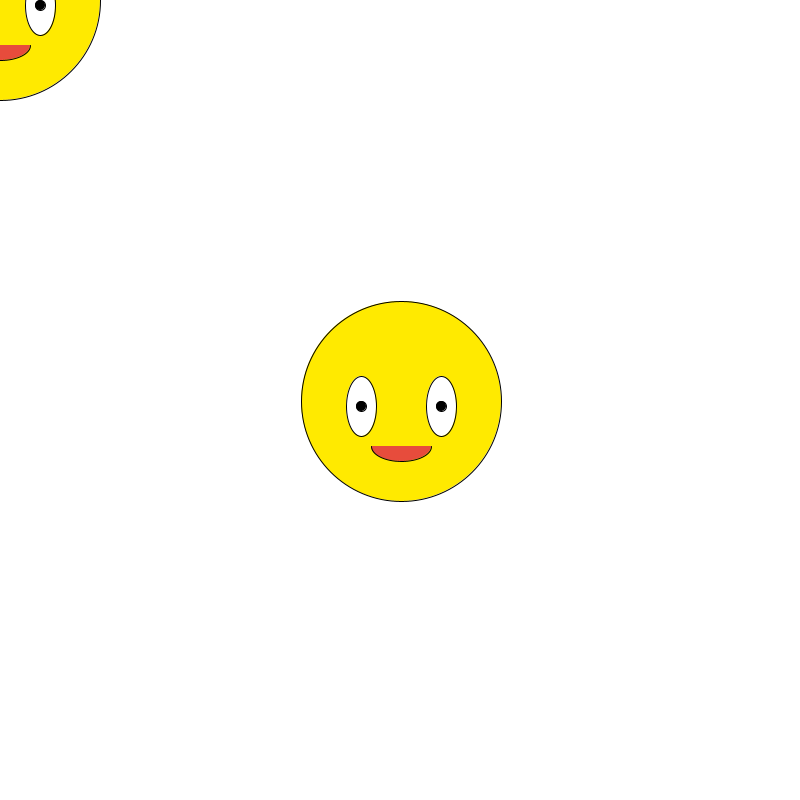
Frame 1 (no input)
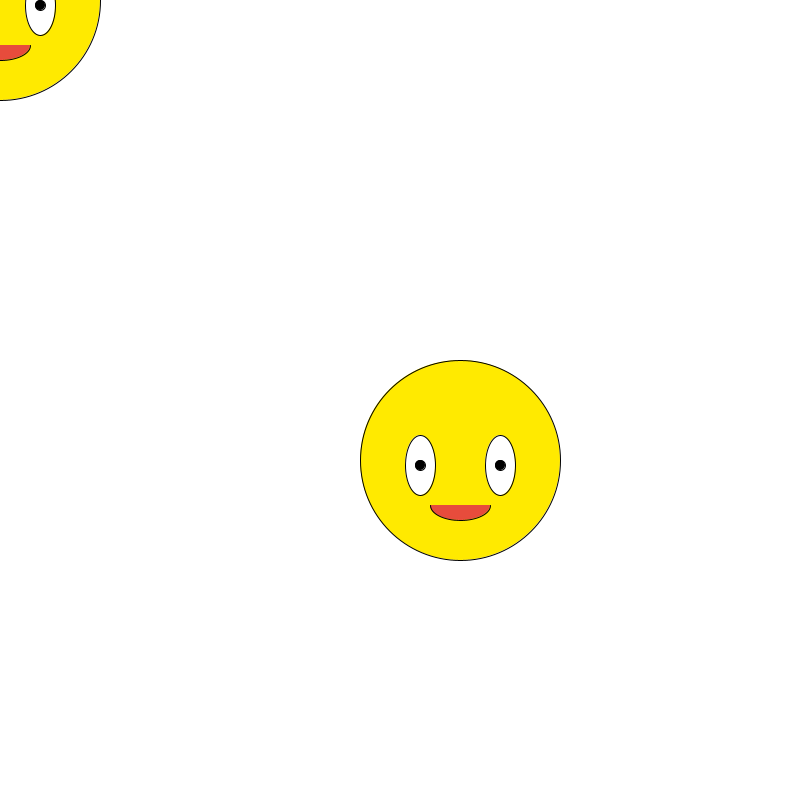
Frame 60 (the mouse pressed at the canvas centre just before this capture)
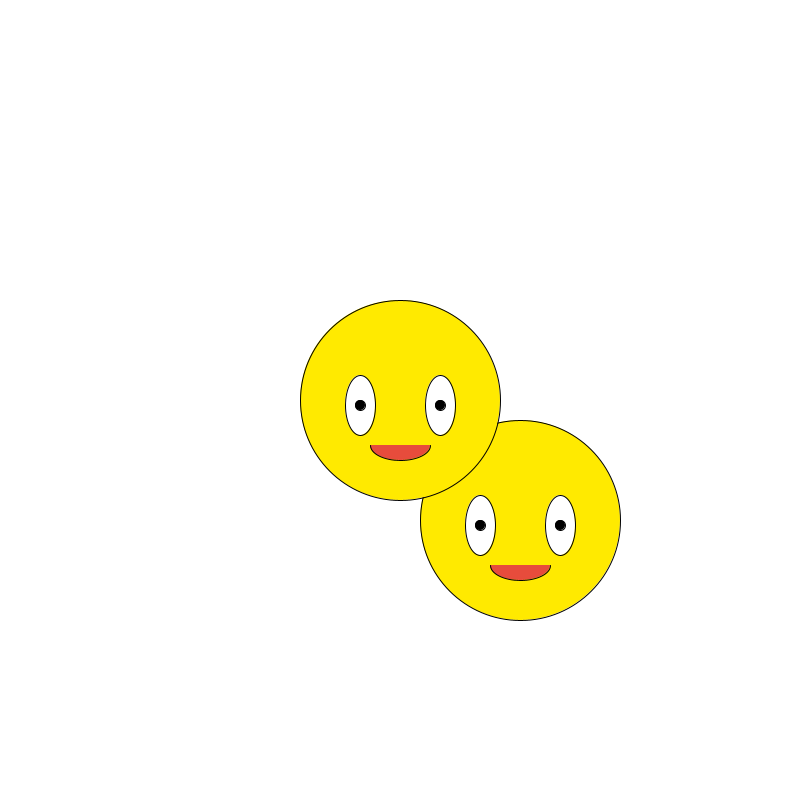
Frame 120 (the mouse held since frame 60 and released just before this capture)

The Processing sketch that drew these frames (run headless with seeded random() and noise(); from frame 60 on, the mouse is pressed at the canvas centre):

// Processing sketch: Avatar
// ── Avatar.pde
int x,y;
int MODE;
void setup(){
         size(800,800);
         MODE = 3;
         x = width/2;
         y = height/2;
}
void draw(){
         background(255);
         x = change(x);
         y = change(y);
         avatar(x,y);
         avatar(mouseX, mouseY);
}
int change(int value){
  /**
   mode 1: return a random location on the screen.
   mode 2: change value by +1, 0, or -1 randomly
   mode 3: change value by +1 , but if it goes past the end of the screen ,
         wrap back around to the other end of the screen.
  */

  switch(MODE){
   case 1:
     return (int) random(height);
   case 2:
     return value + int(random(-2, 2));
   case 3:
     if (value == height) {
       return 0;
     }
     return value + 1;
   default:
     return width/2;
  }
}

void mouseClicked() {
  if (MODE == 3) {
    MODE = 1;
  } else {
    MODE++;
  }
}


/** Avatar: a function that draws a face/character/animal/object, 

 *at a particular x,y location. 

*/
void avatar(int x, int y){
  //your code here
  
  // Face
  fill(255, 234, 0);
  ellipse(x,y,200,200);
  
  // Eyes
  fill(255);
  ellipse(x+40, y+5, 30, 60);
  ellipse(x-40, y+5, 30, 60);
  
  // Iris
  fill(0);
  ellipse(x-40, y+5, 10, 10);
  ellipse(x+40, y+5, 10, 10);
  
  // Smile
  fill(231, 76, 60);
  arc(x, y+45, 60, 30, radians(0), radians(180));

}
